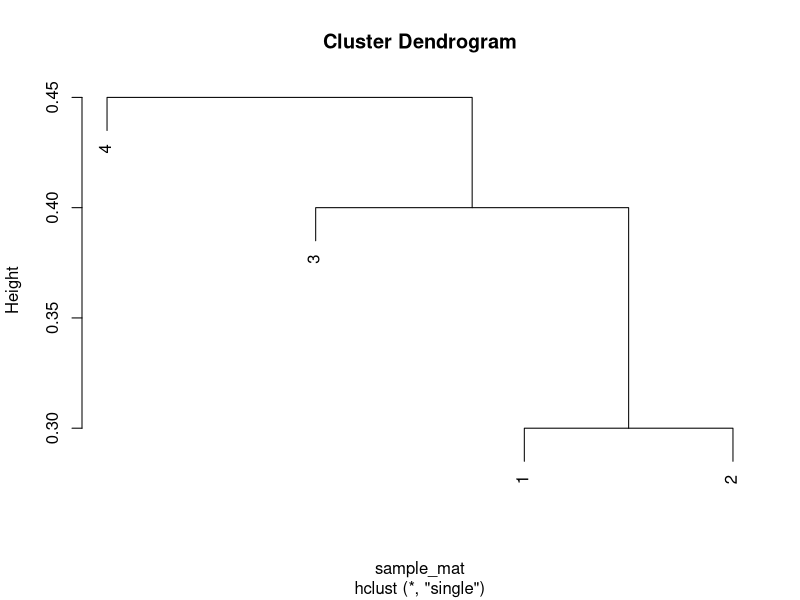
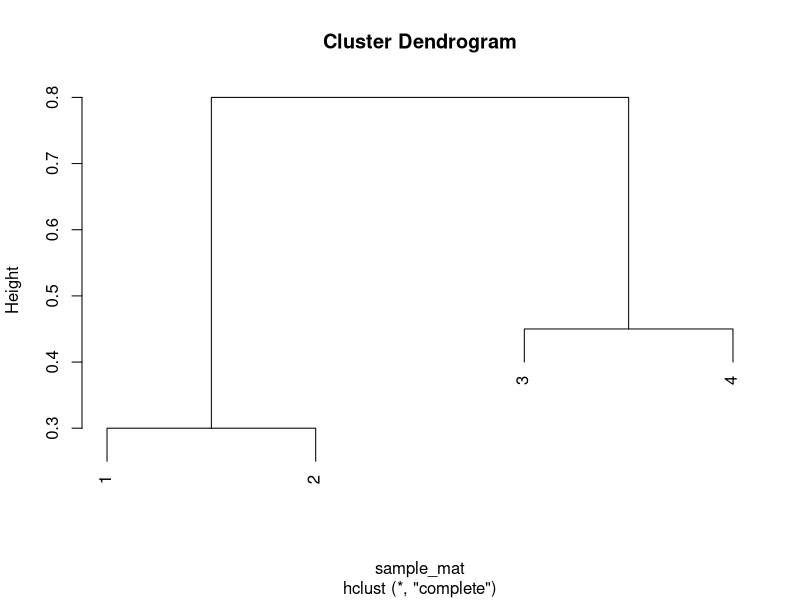
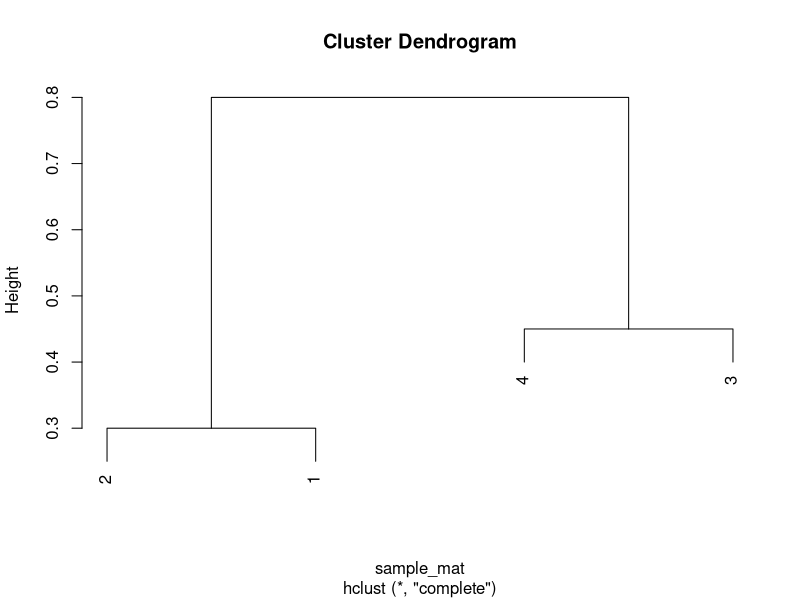

Generate these figures, in order, with R:
sample_mat<- as.dist(matrix(c(0,0.3,0.4,0.7,0.3,0,0.5,0.8,0.4,0.5,0,0.45,0.7,0.8,0.45,0),nrow=4))
sample_mat
h<-hclust(sample_mat,method="single")

plot(h)


k<-hclust(sample_mat,method="complete")
plot(k)

plot(hclust(sample_mat, method = "complete"), labels = c(2,1,4,3))